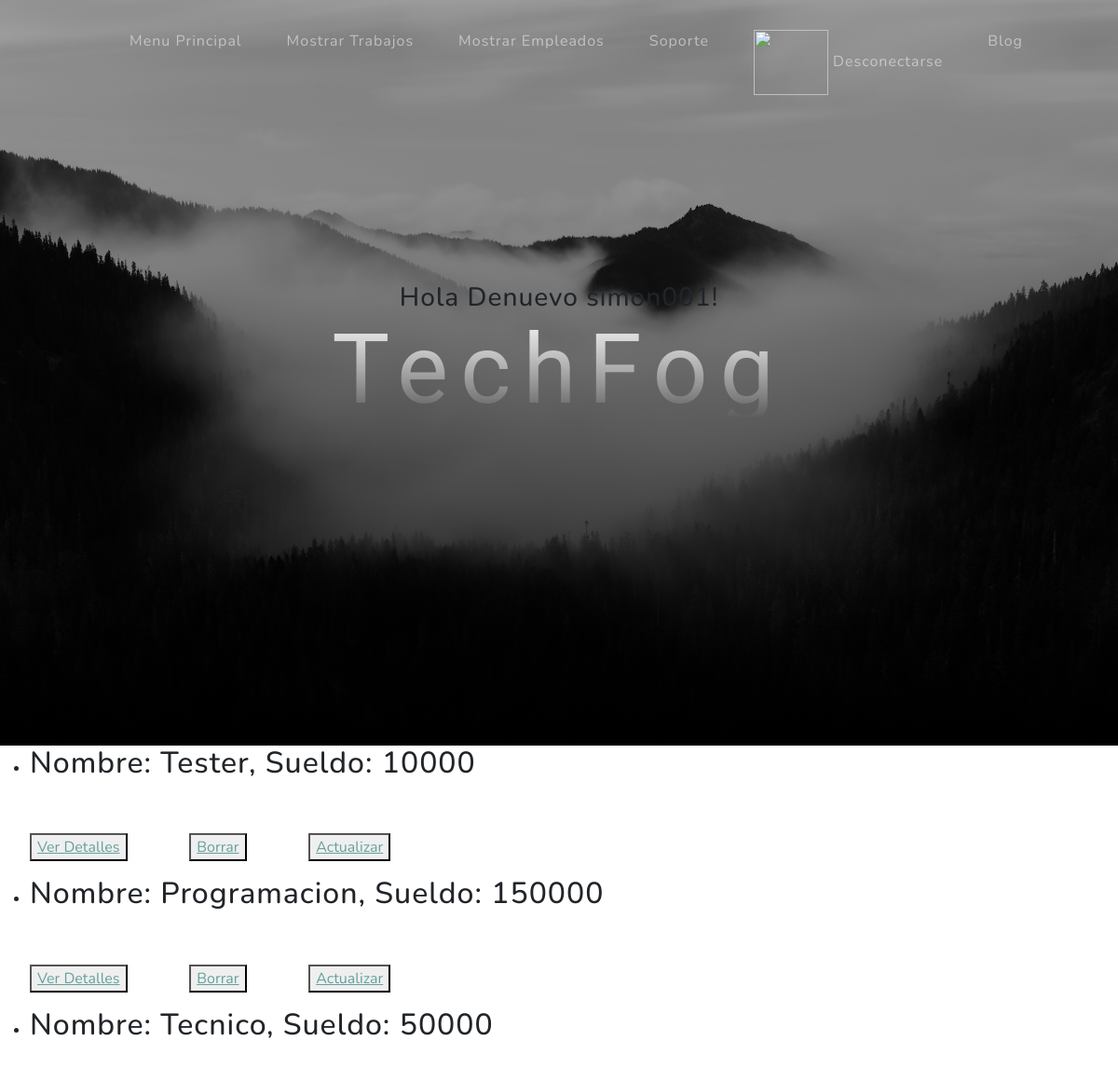
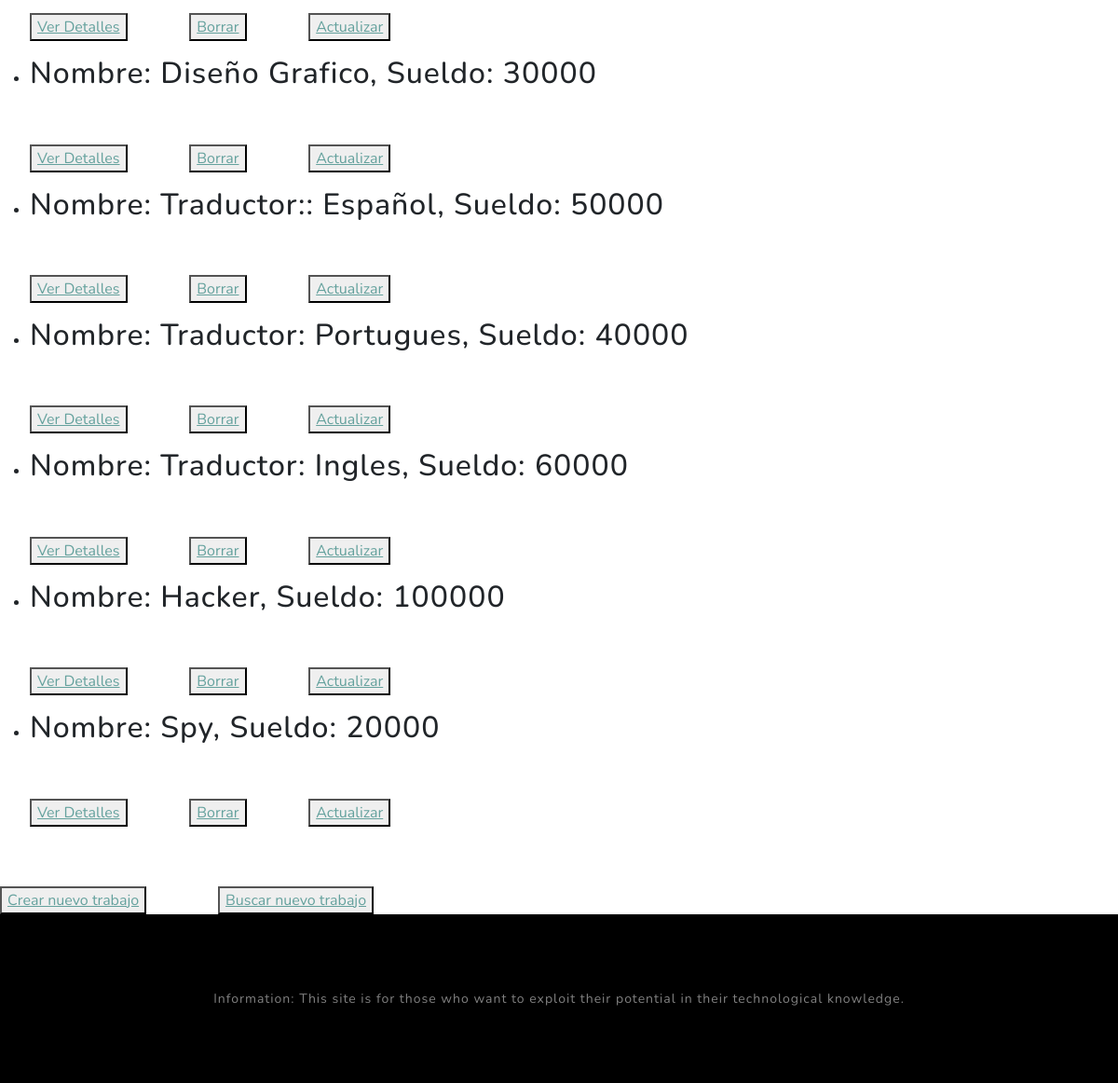
The app's page /trabajos_list/ (signed in) with its own data (2 pictures, top to bottom).
### MiApp2/models.py (models this page shows)
class Trabajo(models.Model):
    nombre=models.CharField(max_length=40)
    sueldo = models.IntegerField()
    def __str__(self):
        return f'Nombre: {self.nombre}, Sueldo: {self.sueldo}'

### MiApp2/views.py (the view)
# urls.py: path('trabajos_list/', views.TrabajoList.as_view(), name='List'),
class TrabajoList(ListView):
    model = Trabajo
    template_name = 'MiApp2/trabajo_list.html'

### MiApp2/Templates/MiApp2/trabajo_list.html (shortened to what this page needs)
{% extends 'MiApp2/index.html' %}
{% load static %}
{% block codigo_fatal2 %}
{% for trabajo in object_list %}
<ul>
    <li>
        <h2>{{trabajo}}</h2>
        <br>
        <br>
        <button>
            <a href="{% url 'Detail' trabajo.id %}">Ver Detalles</a>
        </button>
        <button>
            <a href="{% url 'Delete' trabajo.id %}">Borrar</a>
        </button>
        <button>
            <a href="{% url 'Update' trabajo.id %}">Actualizar</a>
        </button>
    </li>
</ul>
{% endfor %}
    <br>
    <br>
<button>
    <a href="{% url 'Create' %}">Crear nuevo trabajo</a>
</button>
<button>
    <a href="{% url 'Buscar Trabajo' %}">Buscar nuevo trabajo</a>
</button>
{% endblock %}

### MiApp2/Templates/MiApp2/index.html (shortened to what this page needs)
<!DOCTYPE html>
<html lang="en">
    <head>
        {% load static %}
        <link href={% static 'MiApp2/css/styles.css' %} rel="stylesheet" />
    </head>
    <body id="page-top">
        <nav class="navbar navbar-expand-lg navbar-light fixed-top" id="mainNav">
            <div class="container px-4 px-lg-5">
                <div class="collapse navbar-collapse" id="navbarResponsive">
                    <ul class="navbar-nav ms-auto">
                        <li class="nav-item"><a class="nav-link" href="{% url 'Inicio' %}">Menu Principal</a>
                        {% if request.user.is_authenticated %}
                        <li class="nav-item"><a class="nav-link" href="{% url 'Mostrar Trabajo' %}">Mostrar Trabajos</a>
                        <li class="nav-item"><a class="nav-link" href="{% url 'Mostrar Empleados' %}"> Mostrar Empleados</a>
                        <li class="nav-item"><a class="nav-link" href="{% url 'Soporte' %}"> Soporte</a>
                        <li class="nav-item"><a class="nav-link" href="{% url 'Logout' %}">   <img src="{{avatar}}" height=70 width=80 /> Desconectarse</a>
                        {% else %}
                        <li class="nav-item"><a class="nav-link" href="{% url 'Login' %}"> Iniciar</a>
                        <li class="nav-item"><a class="nav-link" href="{% url 'Register' %}"> Registrarse</a>
                        {% endif %}
                        <li class="nav-item"><a class="nav-link" href="{% url 'miblog-index' %}"> Blog</a>
                    </ul>
                </div>
            </div>
        </nav>
        <header class="masthead">
            <div class="container px-4 px-lg-5 d-flex h-100 align-items-center justify-content-center">
                <div class="d-flex justify-content-center">
                    <div class="text-center">
                        <h3> Hola Denuevo {{user.username}}!</h3>
                        <h1 class="mx-auto my-0 text-lower case">TechFog</h1>
                        {% if request.user.is_authenticated %}
                        <div class="text-center">
                        {% else %}
                            <h1 class="mb-5">¡Hola Desconocido!</h1>
                        {% endif %}
                    </div>
                </div>
            </div>
        </header>
        {% block codigo_fatal2 %} {% endblock %}
        <footer class="footer bg-black small text-center text-white-50"><div class="container px-4 px-lg-5">
            Information: This site is for those who want to exploit their potential in their technological knowledge.</div></footer>
    </body>
</html>

### records on screen
Trabajo: nombre+sueldo "Nombre: Tester, Sueldo: 10000"
Trabajo: nombre+sueldo "Nombre: Programacion, Sueldo: 150000"
Trabajo: nombre+sueldo "Nombre: Tecnico, Sueldo: 50000"
Trabajo: nombre+sueldo "Nombre: Diseño Grafico, Sueldo: 30000"
Trabajo: nombre+sueldo "Nombre: Traductor:: Español, Sueldo: 50000"
Trabajo: nombre+sueldo "Nombre: Traductor: Portugues, Sueldo: 40000"
Trabajo: nombre+sueldo "Nombre: Traductor: Ingles, Sueldo: 60000"
Trabajo: nombre+sueldo "Nombre: Hacker, Sueldo: 100000"
Trabajo: nombre+sueldo "Nombre: Spy, Sueldo: 20000"

### other values on screen
{{ user.username }} "simon001"
